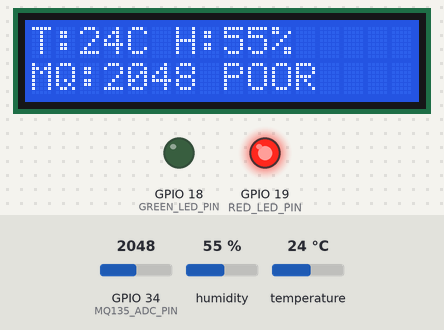
The sketch below on a simulated ESP32. Shown: 16×2 character LCD, output pins drawn as LEDs (lit = HIGH). Dashed ring = blinking. The inputs (shaded band) are chosen by the test bench; at power-on: GPIO 34 (MQ135_ADC_PIN) = 2048, humidity 55 %, temperature 24 °C. WiFi joins after 1.5 s; servers stay silent unless stated; what the sketch prints to the serial monitor is not drawn.

Above: at 4.2 s.
4.3 s: GPIO 34 (MQ135_ADC_PIN) set to 1928
At 6.9 s:
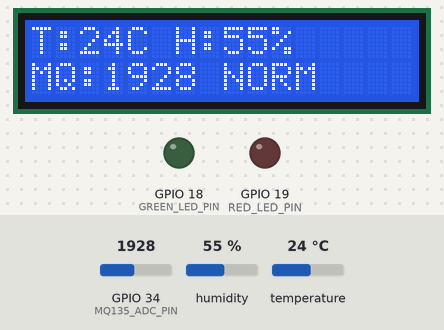
7.1 s: GPIO 34 (MQ135_ADC_PIN) set to 106
At 7.45 s:
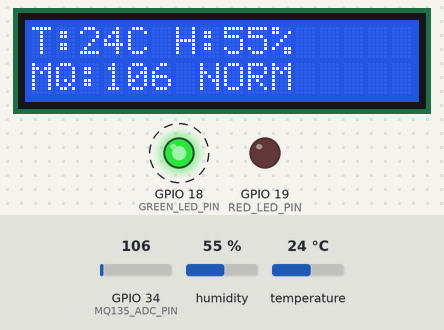
8.7 s: GPIO 34 (MQ135_ADC_PIN) set to 94
At 9.5 s:
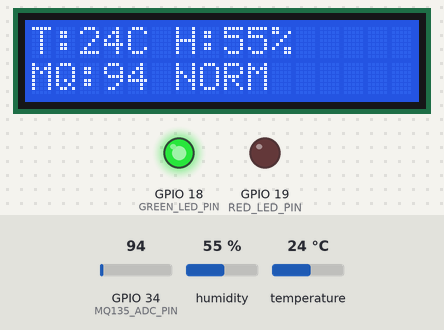
10.3 s: humidity set to 22 %
At 12.0 s:
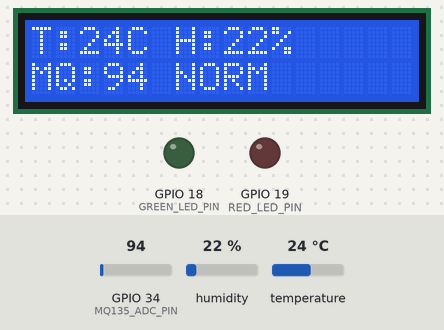
12.8 s: temperature set to 12 °C
At 14.46 s:
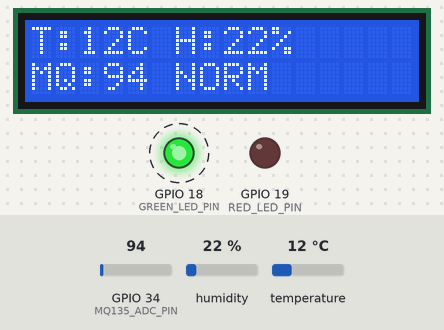
14.8 s: humidity set to 40 %
At 16.5 s:
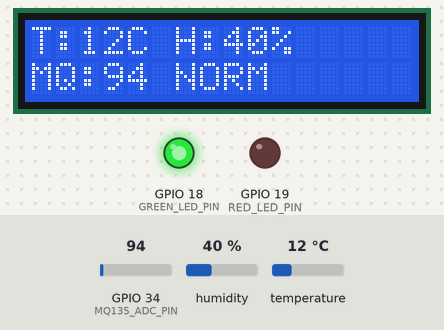
Timing chart, 0 to 17.8 s (numbered marks = the images above; inputs shaded):
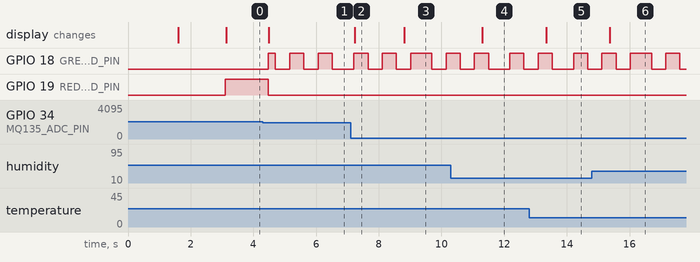

Measured:
- the behaviour switches between 2000 and 1999 on GPIO 34 (MQ135_ADC_PIN) (found by bisection; images 0 and 1)
- the behaviour switches between 100 and 99 on GPIO 34 (MQ135_ADC_PIN) (found by bisection; images 2 and 3)
- after the input at 4.3 s, GPIO 18 (GREEN_LED_PIN): LOW → HIGH after 0.17 s, then repeats every 0.91 s: LOW 0.46 s, HIGH 0.45 s; GPIO 19 (RED_LED_PIN): HIGH → LOW after 0.17 s; the display: changes after 0.19 s (image 1)
- after the input at 7.1 s, the display: changes after 0.13 s (image 2)
- after the input at 8.7 s, the display: changes after 0.11 s (image 3)
- after the input at 10.3 s, the display: changes after 1.0 s (image 4)
- after the input at 12.8 s, the display: changes after 0.54 s (image 5)
- after the input at 14.8 s, the display: changes after 0.57 s (image 6)

The sketch:

airsense_esp32.ino
```cpp
/*
 * AirSense - IoT-Based Air Quality Monitoring System
 * Firmware for ESP32 Dev Module
 *
 * Hardware Pinout:
 *   - DHT22 DATA:              GPIO 4
 *   - Green LED (NORMAL):      GPIO 18
 *   - Red LED (POOR):          GPIO 19
 *   - MQ135 AO:                GPIO 34 (via voltage divider)
 *   - I2C LCD SDA:             GPIO 21
 *   - I2C LCD SCL:             GPIO 22
 *   - LCD I2C Address:         0x27
 *
 * Cloud Integration:
 *   - ThingSpeak Channel ID:   3513305
 *   - Field 1: Temperature (°C)
 *   - Field 2: Humidity (%)
 *   - Field 3: MQ135 Raw ADC
 *   - Field 4: Air Quality Status (0 = NORMAL, 1 = POOR)
 */

#include <WiFi.h>
#include <HTTPClient.h>
#include <Wire.h>
#include <LiquidCrystal_I2C.h>
#include <DHT.h>

// ── Wi-Fi & ThingSpeak Credentials (Replace with your actual credentials) ────
const char* WIFI_SSID     = "YOUR_WIFI_SSID";
const char* WIFI_PASSWORD = "YOUR_WIFI_PASSWORD";

const char* THINGSPEAK_SERVER        = "api.thingspeak.com";
const char* THINGSPEAK_WRITE_API_KEY = "YOUR_THINGSPEAK_WRITE_API_KEY";

// ── Pin Definitions ──────────────────────────────────────────────────────────
#define DHT_PIN       4
#define DHT_TYPE      DHT22

#define GREEN_LED_PIN 18
#define RED_LED_PIN   19
#define MQ135_ADC_PIN 34

// ── Thresholds ───────────────────────────────────────────────────────────────
// Application-level raw ADC threshold for prototype classification
// < 2000 => NORMAL (0), >= 2000 => POOR (1)
const int MQ135_POOR_THRESHOLD = 2000;

// ── Peripherals Initialization ───────────────────────────────────────────────
DHT dht(DHT_PIN, DHT_TYPE);
LiquidCrystal_I2C lcd(0x27, 16, 2);

unsigned long lastUploadTime = 0;
const unsigned long UPLOAD_INTERVAL_MS = 20000; // Upload every 20s

void setup() {
  Serial.begin(115200);

  // Initialize LEDs
  pinMode(GREEN_LED_PIN, OUTPUT);
  pinMode(RED_LED_PIN, OUTPUT);
  digitalWrite(GREEN_LED_PIN, LOW);
  digitalWrite(RED_LED_PIN, LOW);

  // Initialize Sensors & Display
  dht.begin();
  Wire.begin(21, 22);
  lcd.init();
  lcd.backlight();

  lcd.setCursor(0, 0);
  lcd.print("AirSense Init...");

  // Connect to Wi-Fi
  Serial.print("Connecting to Wi-Fi: ");
  Serial.println(WIFI_SSID);
  WiFi.begin(WIFI_SSID, WIFI_PASSWORD);

  int retries = 0;
  while (WiFi.status() != WL_CONNECTED && retries < 20) {
    delay(500);
    Serial.print(".");
    retries++;
  }

  if (WiFi.status() == WL_CONNECTED) {
    Serial.println("\nWi-Fi Connected!");
    lcd.setCursor(0, 1);
    lcd.print("Wi-Fi Connected");
  } else {
    Serial.println("\nWi-Fi Connection Failed (Offline Mode)");
    lcd.setCursor(0, 1);
    lcd.print("Wi-Fi Offline");
  }
  delay(1500);
  lcd.clear();
}

void loop() {
  // Read Sensors
  float temperature = dht.readTemperature();
  float humidity    = dht.readHumidity();
  int mq135Raw      = analogRead(MQ135_ADC_PIN);

  // Handle sensor reading failures
  if (isnan(temperature)) temperature = 0.0;
  if (isnan(humidity))    humidity = 0.0;

  // Air Quality Classification (0 = NORMAL, 1 = POOR)
  int airStatus = (mq135Raw >= MQ135_POOR_THRESHOLD) ? 1 : 0;
  bool isPoor = (airStatus == 1);

  // Update Physical LED Indicators
  if (isPoor) {
    digitalWrite(RED_LED_PIN, HIGH);
    digitalWrite(GREEN_LED_PIN, LOW);
  } else {
    digitalWrite(RED_LED_PIN, LOW);
    // Green LED blinking indicator for NORMAL status
    digitalWrite(GREEN_LED_PIN, (millis() / 500) % 2 == 0 ? HIGH : LOW);
  }

  // Update LCD Display
  lcd.setCursor(0, 0);
  lcd.print("T:");
  lcd.print((int)temperature);
  lcd.print("C H:");
  lcd.print((int)humidity);
  lcd.print("%    ");

  lcd.setCursor(0, 1);
  lcd.print("MQ:");
  lcd.print(mq135Raw);
  lcd.print(isPoor ? " POOR " : " NORM ");

  // Upload to ThingSpeak at configured interval
  if (millis() - lastUploadTime >= UPLOAD_INTERVAL_MS) {
    lastUploadTime = millis();
    if (WiFi.status() == WL_CONNECTED) {
      uploadToThingSpeak(temperature, humidity, mq135Raw, airStatus);
    }
  }

  delay(200);
}

void uploadToThingSpeak(float temp, float hum, int mqRaw, int status) {
  HTTPClient http;
  String url = "http://" + String(THINGSPEAK_SERVER) + "/update?api_key=" + String(THINGSPEAK_WRITE_API_KEY) +
               "&field1=" + String(temp, 1) +
               "&field2=" + String(hum, 1) +
               "&field3=" + String(mqRaw) +
               "&field4=" + String(status);

  http.begin(url);
  int httpCode = http.GET();
  if (httpCode > 0) {
    Serial.printf("ThingSpeak Upload OK (Response Code: %d)\n", httpCode);
  } else {
    Serial.printf("ThingSpeak Upload Failed: %s\n", http.errorToString(httpCode).c_str());
  }
  http.end();
}
```
